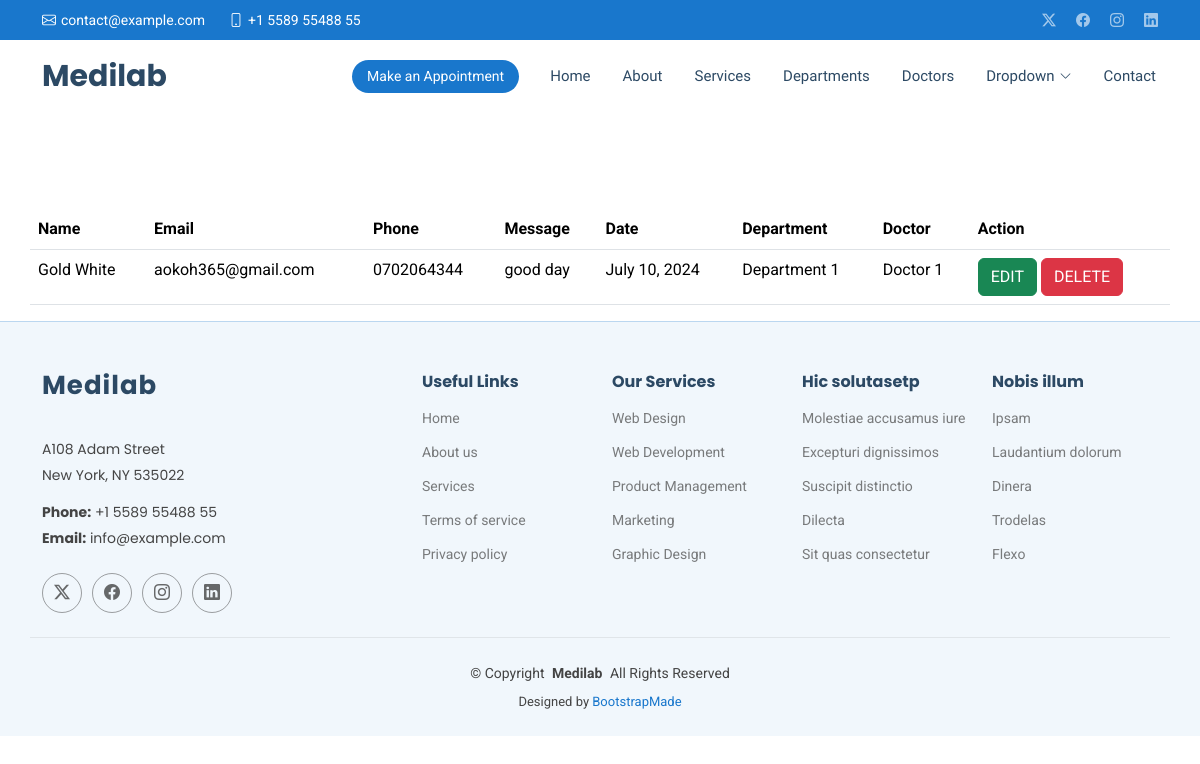
Before: /show/ with the older database file.
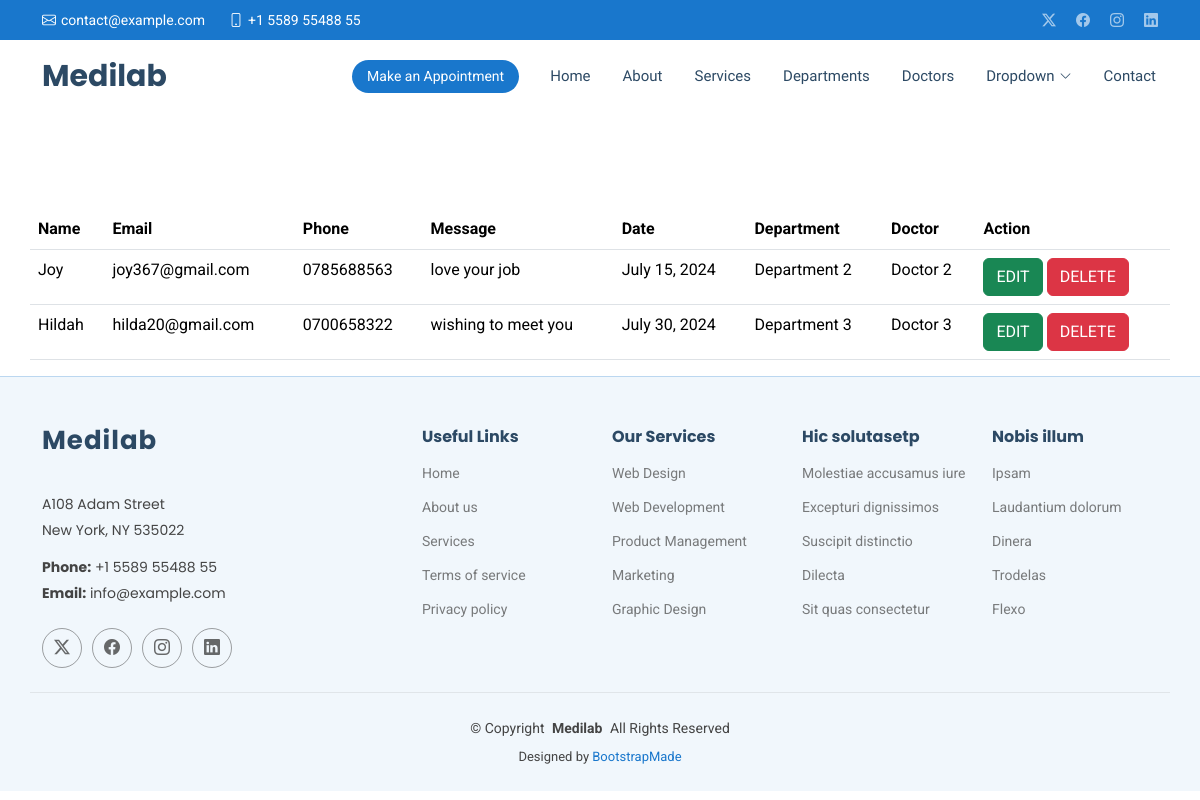
After: the same page with the newer database file.
### medicioapp/models.py (models this page shows, shortened)
class Appoint(models.Model):
    name = models.CharField(max_length=200)
    email = models.EmailField()
    phone = models.CharField(max_length=12)
    message = models.TextField(max_length=200)
    date = models.DateField()
    department = models.CharField(max_length=200)
    doctor = models.CharField(max_length=200)

### medicioapp/views.py (the view)
# urls.py: path('show/', views.show, name='show'),
def show(request):
    information = Appoint.objects.all()
    return render(request, 'show.html', {'data': information})

### templates/show.html
{% extends 'starter-page.html' %}
{% load static %}
{% block body %}
<table class="table container"><br><br><br><br>
<tr>
    <th>Name</th>
    <th>Email</th>
    <th>Phone</th>
    <th>Message</th>
    <th>Date</th>
    <th>Department</th>
    <th>Doctor</th>
    <th>Action</th>
</tr>
    {% for x in data %}
<tr>
    <td>{{ x.name }}</td>
    <td>{{ x.email }}</td>
    <td>{{ x.phone }}</td>
    <td>{{ x.message }}</td>
    <td>{{ x.date }}</td>
    <td>{{ x.department }}</td>
    <td>{{ x.doctor }}</td>
    <td>
        <a href="/edit/{{ x.id }}" class="btn btn-success">EDIT</a>
        <a href="/delete/{{ x.id }}" class="btn btn-danger">DELETE</a>
    </td>
</tr>
  {% endfor %}
</table>
{% endblock %}

Changed rows visible on the page:
removed Appoint: name "Gold White", email "aokoh365@gmail.com", phone "0702064344", message "good day", date "July 10, 2024", department "Department 1", doctor "Doctor 1"
added Appoint: name "Joy", email "joy367@gmail.com", phone "0785688563", message "love your job", date "July 15, 2024", department "Department 2", doctor "Doctor 2"
added Appoint: name "Hildah", email "hilda20@gmail.com", phone "0700658322", message "wishing to meet you", date "July 30, 2024", department "Department 3", doctor "Doctor 3"
